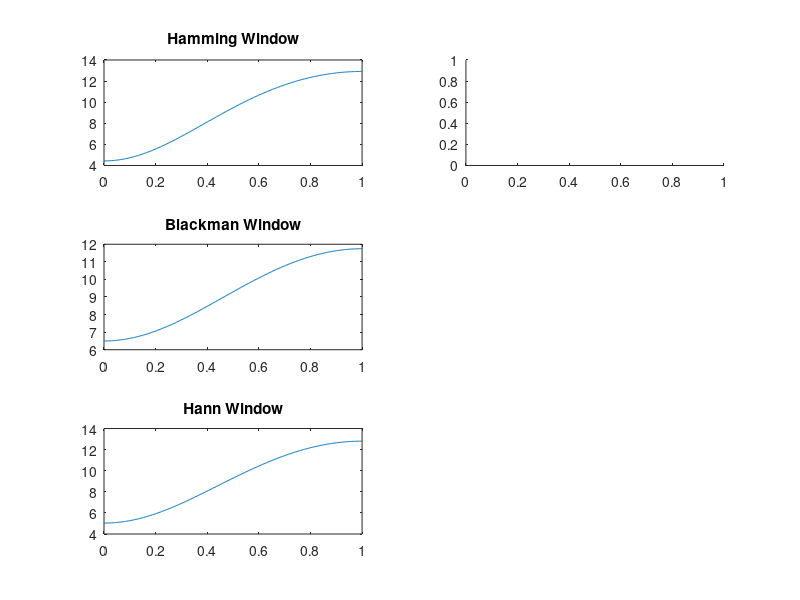

Write the MATLAB code that produced this figure. (Note: this script raises an error after producing the figure.)



clc
clear
close all

N = input("Enter the value");
Wc = input("Enter the cutoff frequency");
alpha = (N-1) ./ 2;
n = 0:1:N-1;
Hd = (Wc ./ pi) * sinc(Wc * (n - alpha) ./ pi);

% Generate window functions
B1 = hamming(N);     % Hamming window
B2 = blackman(N);    % Blackman window
B3 = hann(N);        % Hann window

% Apply window functions to the ideal filter's impulse response
H1 = B1' .* Hd;
H2 = B2' .* Hd;
H3 = B3' .* Hd;

W = 0:0.01:pi;
h1 = freqz(H1, 1, W);
h2 = freqz(H2, 1, W);
h3 = freqz(H3, 1, W);

% Create subplots
subplot(3,2,1) 
plot(W/pi, 20*log(abs(h1)));
title('Hamming Window')

subplot(3,2,3) 
plot(W/pi, 20*log(abs(h2)));
title('Blackman Window')

subplot(3,2,5) 
plot(W/pi, 20*log(abs(h3)));
title('Hann Window')

subplot(3,2,2)
plot(W/pi, phase(h1));
xlabel('freq');
ylabel('phase');
title('phase of Hamming Window')

subplot(3,2,4)
plot(W/pi, phase(h2));
xlabel('freq');
ylabel('phase');
title('phase of Blackman Window');

subplot(3,2,6)
plot(W/pi, phase(h3));
xlabel('freq');
ylabel('phase');
title('phase of Hann Window');



% Adjust the spacing between subplots
sgtitle('Magnitude Response Comparison')

legend('21UEC118 Debajyoti Roy');

